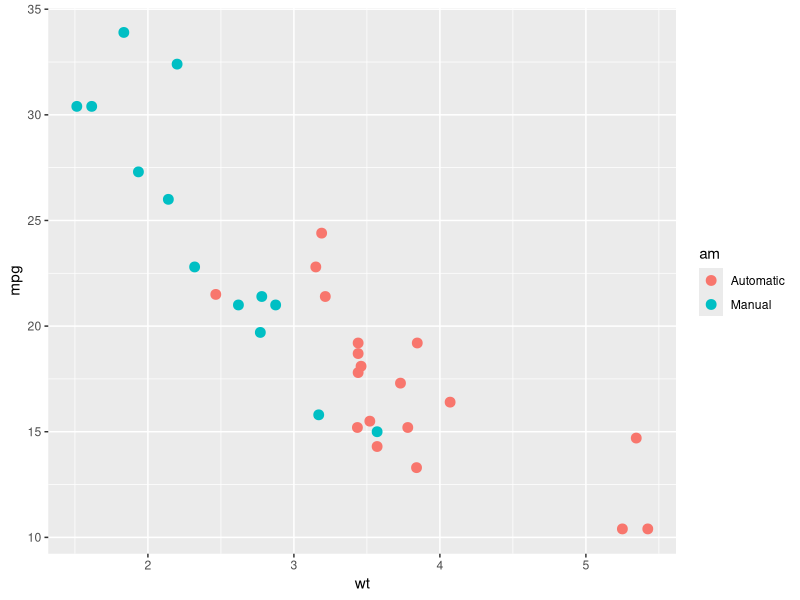
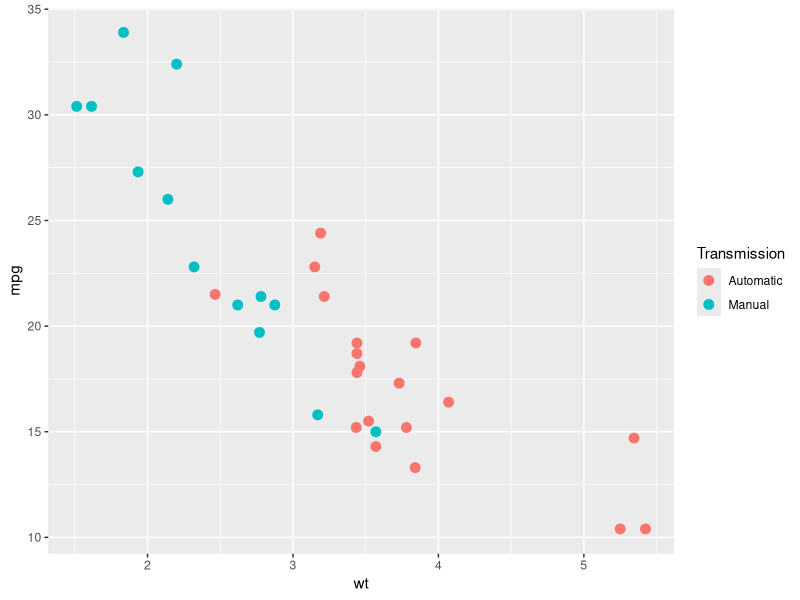
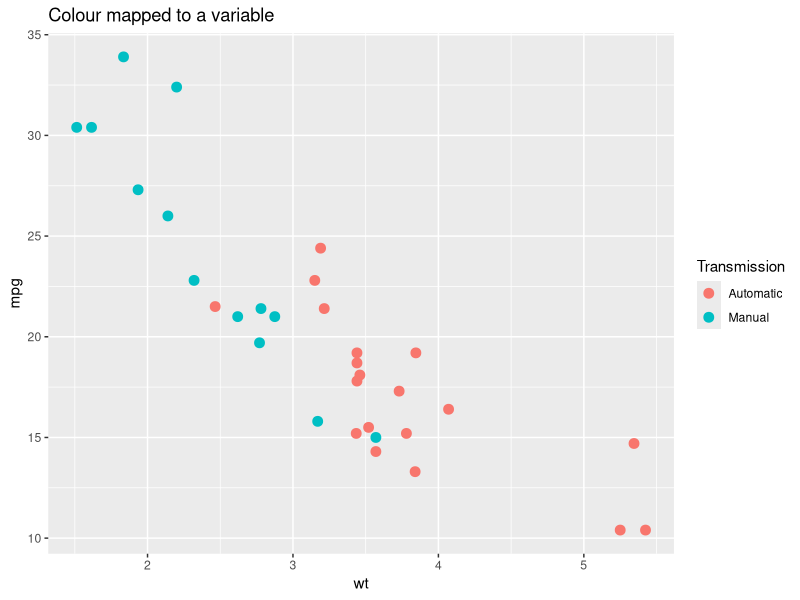
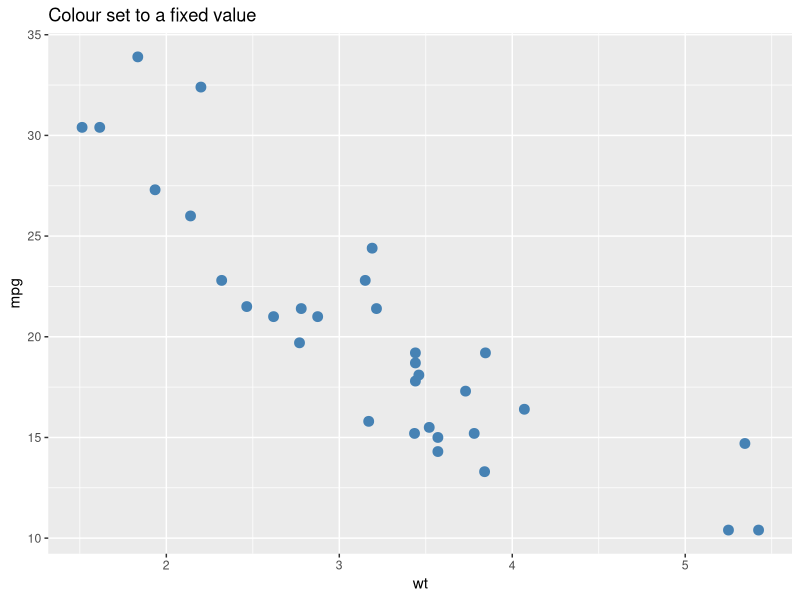
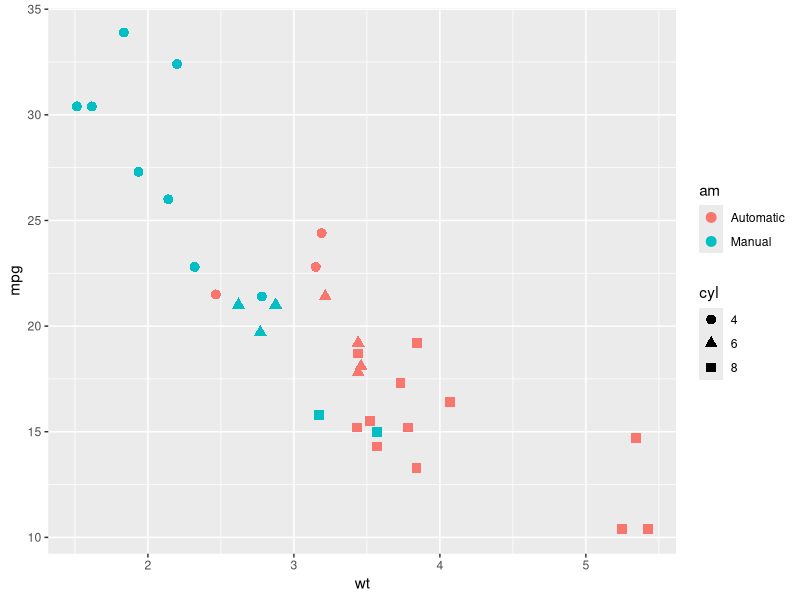
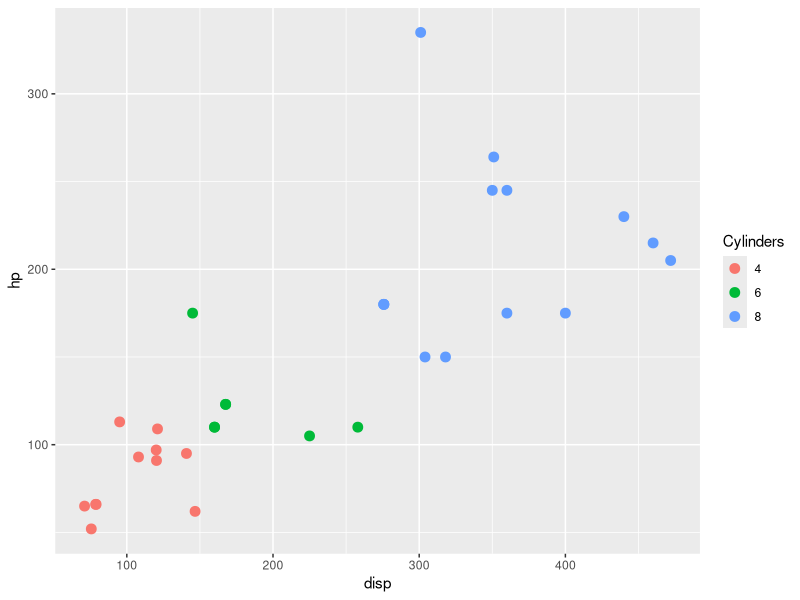
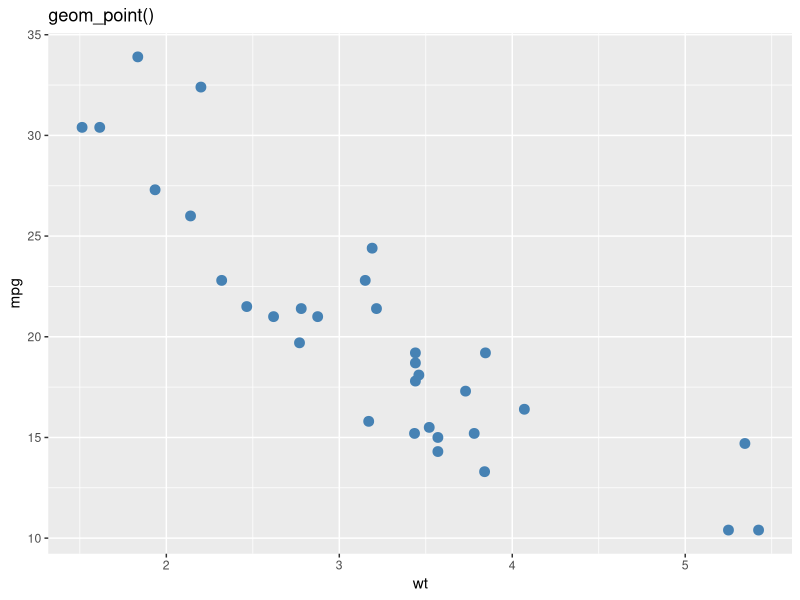
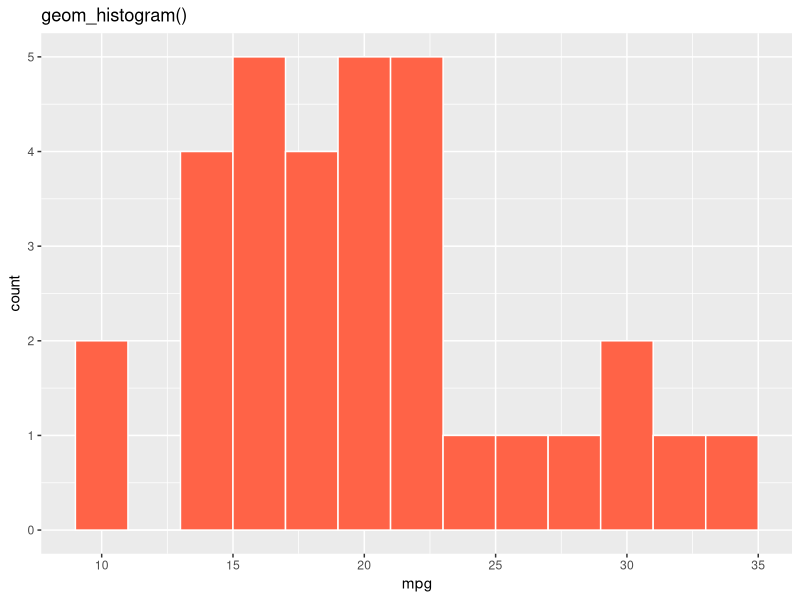

Write R code to recreate these figures, in order.
## ---- chunk 1
library(knitr)
library(ggplot2)
library(dplyr)
library(patchwork)  # for combining multiple plots into one layout
library(tibble)

opts_chunk$set(echo = TRUE, message = FALSE, warning = FALSE)

cars <- mtcars %>%
  rownames_to_column(var = "car") %>%   # move row names (car models) into a real column
  mutate(
    cyl = factor(cyl),                  # treat cylinder count as a category, not a number
    gear = factor(gear),                # same for number of gears
    am = factor(am, levels = c(0, 1), labels = c("Automatic", "Manual"))  # give 0/1 readable labels
  )
## ---- chunk 2
glimpse(cars)
## ---- chunk 3
ggplot(cars, aes(x = wt, y = mpg, color = am)) +
  geom_point(size = 3)
## ---- chunk 4
ggplot(cars, aes(x = wt, y = mpg, color = am)) +  # wt -> x, mpg -> y, am -> colour
  geom_point(size = 3) +
  labs(color = "Transmission")  # labs() adds readable labels; we cover it in detail later
## ---- chunk 5
mapped_plot <- ggplot(cars, aes(x = wt, y = mpg, color = am)) +  # color inside aes() = data-driven
  geom_point(size = 3) +
  labs(title = "Colour mapped to a variable", color = "Transmission")

mapped_plot
## ---- chunk 6
set_plot <- ggplot(cars, aes(x = wt, y = mpg)) +
  geom_point(size = 3, color = "steelblue") +  # color outside aes() = fixed value for all points
  labs(title = "Colour set to a fixed value")

set_plot
## ---- chunk 7
ggplot(cars, aes(x = wt, y = mpg, color = am, shape = cyl)) +  # two aesthetics mapped at once
  geom_point(size = 3)
## ---- chunk 8
ggplot(cars, aes(x = disp, y = hp, color = cyl)) +  # cyl mapped to color (inside aes)
  geom_point(size = 3) +                             # size set to fixed value (outside aes)
  labs(color = "Cylinders")                          # rename the colour legend
## ---- chunk 9
scatter_geom <- ggplot(cars, aes(x = wt, y = mpg)) +
  geom_point(color = "steelblue", size = 3) +
  labs(title = "geom_point()")

scatter_geom
## ---- chunk 10
hist_geom <- ggplot(cars, aes(x = mpg)) +
  geom_histogram(binwidth = 2, fill = "tomato", color = "white") +  # binwidth controls bar width; color is bar border
  labs(title = "geom_histogram()")

hist_geom
## ---- chunk 11
bar_geom <- ggplot(cars, aes(x = cyl)) +
  geom_bar(fill = "grey40") +   # geom_bar() counts rows per category automatically
  labs(title = "geom_bar()", x = "Cylinders")

bar_geom
## ---- chunk 12
box_geom <- ggplot(cars, aes(x = cyl, y = mpg)) +
  geom_boxplot(fill = "khaki") +
  labs(title = "geom_boxplot()", x = "Cylinders")

box_geom
## ---- chunk 13
line_geom <- ggplot(cars %>% arrange(wt), aes(x = wt, y = mpg)) +
  geom_line(color = "steelblue", linewidth = 0.8) +
  labs(title = "geom_line()")

line_geom
## ---- chunk 14
line_geom <- ggplot(cars %>% arrange(wt), aes(x = wt, y = mpg)) +
  geom_line(color = "steelblue", linewidth = 0.8) +
  geom_point(color = "steelblue", size = 2) + 
  #Adding `geom_point()` on top makes individual cars visible.
  labs(title = "geom_line()")

line_geom
## ---- chunk 15
ggplot(cars, aes(x = gear, y = mpg)) +
  geom_boxplot(fill = "grey85", outlier.shape = NA) +  # hide outlier dots so jitter shows all cars
  geom_jitter(aes(color = am), width = 0.15, size = 2.5, alpha = 0.85) +  # color = am only applies to this geom
  labs(x = "Gears", y = "Miles per gallon", color = "Transmission") +
  theme_minimal()
## ---- chunk 16
ggplot(cars, aes(x = wt, y = mpg)) +
  geom_point(aes(color = am), size = 3) +
  geom_smooth(method = "lm", se = FALSE, color = "black", linewidth = 0.8) +  # lm = linear trend line; se = FALSE hides confidence ribbon
  geom_text(
    data = cars %>% filter(mpg > 30 | wt > 5),  # only label the extreme/interesting cars
    aes(label = car),
    check_overlap = TRUE,  # skip labels that would overlap each other
    nudge_y = 1,           # shift labels slightly above their points
    size = 3
  ) +
  labs(color = "Transmission")
## ---- chunk 17
ggplot(cars, aes(x = cyl, y = hp)) +
  geom_boxplot(fill = "grey85", outlier.shape = NA) +       # hide outlier dots; jitter will show all points
  geom_jitter(aes(color = gear), width = 0.15, size = 2.5, alpha = 0.85) +  # color mapped per-geom, not inherited
  labs(x = "Cylinders", y = "Horsepower", color = "Gears")
## ---- chunk 18
numeric_default <- ggplot(cars, aes(x = hp, y = mpg)) +
  geom_point(size = 3, color = "grey40") +
  labs(title = "Default numeric scales")

numeric_default
## ---- chunk 19
numeric_scaled <- ggplot(cars, aes(x = hp, y = mpg)) +
  geom_point(size = 3, color = "grey40") +
  scale_x_continuous(breaks = seq(50, 350, by = 50)) +  # seq() generates tick positions: 50, 100, 150 ...
  scale_y_continuous(breaks = seq(10, 35, by = 5)) +
  labs(title = "Custom numeric breaks")

numeric_scaled
## ---- chunk 20
default_order_plot <- ggplot(cars, aes(x = factor(cyl), y = mpg)) +
  geom_boxplot(fill = "grey80") +
  labs(title = "Default order", x = "Cylinders")

default_order_plot
## ---- chunk 21
reordered_plot <- ggplot(cars, aes(x = factor(cyl, levels = c("8", "6", "4")), y = mpg)) +  # set the category order directly
  geom_boxplot(fill = "tomato") +
  labs(title = "Manually reordered", x = "Cylinders")

reordered_plot
## ---- chunk 22
ggplot(cars, aes(x = cyl, y = mpg)) +
  geom_boxplot(fill = "orchid") +
  scale_x_discrete(
    limits = c("4", "6", "8"),                       # set the display order
    labels = c("4-cyl", "6-cyl", "8-cyl")            # rename the tick labels
  ) +
  labs(title = "Relabelled with scale_x_discrete()", x = "Cylinders")
## ---- chunk 23
color_scale_plot <- ggplot(cars, aes(x = wt, y = mpg, color = hp)) +
  geom_point(size = 4) +
  scale_color_gradient(low = "skyblue", high = "firebrick") +  # low hp = blue, high hp = red
  labs(title = "Continuous colour scale", color = "Horsepower")

color_scale_plot
## ---- chunk 24
mean_mpg_by_cyl_gear <- cars %>%
  group_by(cyl, gear) %>%
  summarise(mean_mpg = mean(mpg), .groups = "drop")  # .groups = "drop" removes grouping after summarise
## ---- chunk 25
fill_scale_plot <- ggplot(mean_mpg_by_cyl_gear, aes(x = cyl, y = gear, fill = mean_mpg)) +
  geom_tile(color = "white", linewidth = 0.8) +                          # color here is the tile border, not fill
  geom_text(aes(label = round(mean_mpg, 1)), color = "white", fontface = "bold") +  # overlay value labels on tiles
  scale_fill_gradient(low = "khaki1", high = "darkgreen") +
  labs(
    title = "Continuous fill scale",
    x = "Cylinders",
    y = "Gears",
    fill = "Mean mpg"
  )

fill_scale_plot
## ---- chunk 26
ggplot(cars, aes(x = wt, y = mpg, color = hp)) +
  geom_point(size = 3) +
  scale_color_gradient(low = "gold", high = "purple") +
  scale_x_continuous(breaks = seq(1, 6, by = 1)) +
  labs(color = "Horsepower", x = "Weight (1000 lb)", y = "Miles per gallon")
## ---- chunk 27
ggplot(cars, aes(x = wt, y = mpg, color = am)) +
  geom_point(size = 3) +
  labs(
    title = "Fuel efficiency and car weight",
    subtitle = "Heavier cars tend to use more fuel",
    x = "Weight (1000 lb)",
    y = "Miles per gallon",
    color = "Transmission",
    caption = "Data source: mtcars"
  )
## ---- chunk 28
styled_plot <- ggplot(cars, aes(x = wt, y = mpg, color = am)) +
  geom_point(size = 3) +
  labs(
    title = "Heavier cars tend to have lower fuel efficiency",
    subtitle = "Transmission highlights one part of the pattern in mtcars",
    x = "Weight (1000 lb)",
    y = "Miles per gallon",
    color = "Transmission"
  ) +
  theme_minimal(base_size = 12) +  # clean background; base_size scales all text proportionally
  theme(legend.position = "top")   # move legend above the plot

styled_plot
## ---- chunk 29
scatter_geom | hist_geom  # side by side
## ---- chunk 30
scatter_geom / box_geom  # stacked
## ---- chunk 31
dashboard_plot <- (styled_plot / (reordered_plot | fill_scale_plot)) +  # / stacks rows; inner | places side by side
  plot_annotation(
    title = "Three views of the mtcars dataset",
    subtitle = "Scatter plot, reordered box plot, and summary heatmap",
    caption = "Data source: mtcars"
  ) +
  plot_layout(guides = "collect")  # merge duplicate legends into one shared legend

dashboard_plot
## ---- chunk 32
png_file <- tempfile("mtcars-plot-", fileext = ".png")  # tempfile() creates a safe throwaway path
pdf_file <- tempfile("mtcars-plot-", fileext = ".pdf")

ggsave(filename = png_file, plot = styled_plot, width = 8, height = 5, dpi = 300)  # dpi = resolution; 300 is print quality
ggsave(filename = pdf_file, plot = styled_plot, width = 8, height = 5)             # PDF is vector so dpi is irrelevant

png_file  # print the path so you can inspect the saved file
pdf_file
## ---- chunk 33
fuel_scatter <- ggplot(cars, aes(x = wt, y = mpg, color = hp)) +
  geom_point(size = 3) +
  scale_color_gradient(low = "lightblue", high = "darkred") +  # encodes a third variable (hp) through colour
  labs(
    title = "Fuel efficiency vs weight",
    x = "Weight (1000 lb)",
    y = "Miles per gallon",
    color = "Horsepower"
  )

fuel_boxplot <- ggplot(cars, aes(x = factor(cyl, levels = c("4", "6", "8")), y = mpg, fill = am)) +
  geom_boxplot() +
  labs(
    title = "Fuel efficiency by cylinder count",
    x = "Cylinders",
    y = "Miles per gallon",
    fill = "Transmission"
  )

fuel_scatter | fuel_boxplot  # combine the two panels side by side
